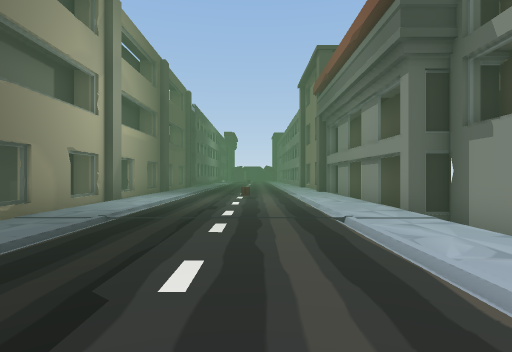
view 1 (above)

17 first-person views from a walk through a scene from a Unity 3-D project. The camera is 1.3 m above the floor, looks level and sees 80° across. The floor is counted in squares, 2 m on a side. Each view is taken from the middle of a square. On the plan, view 1 faces up. The plan holds only what a view shows up to about 10 squares ahead; the rest is blank. The place goes on beyond the plan. The player character is not drawn. Some animated figures are left out. Some surface patterns are stand-ins.

view 2
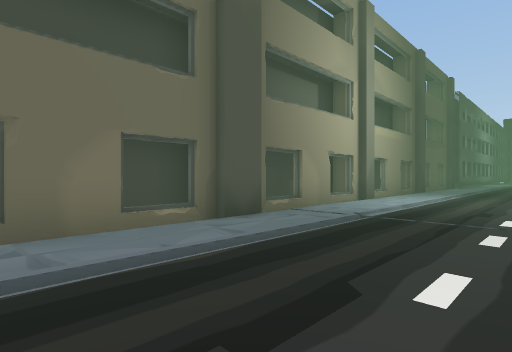

view 3
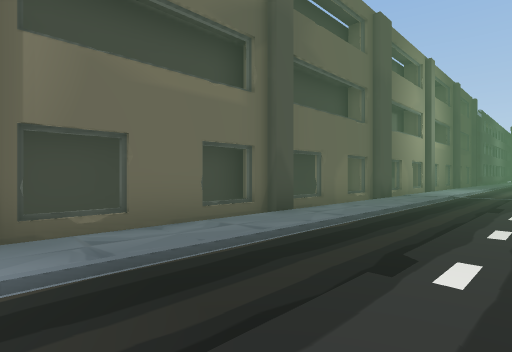

view 4
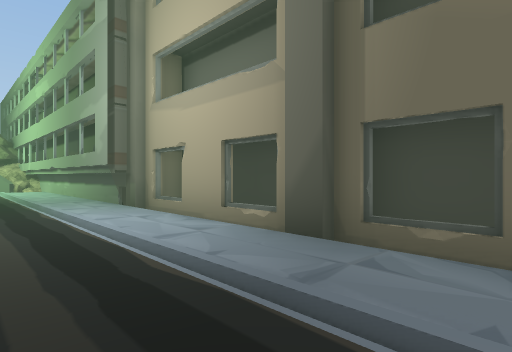

view 5
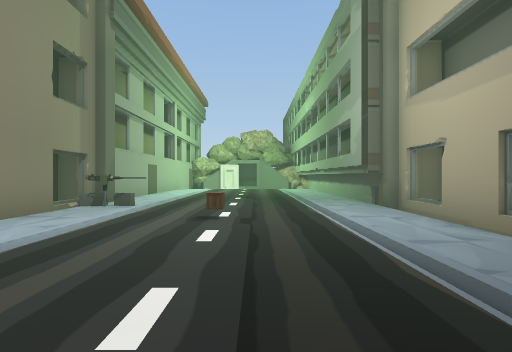

view 6
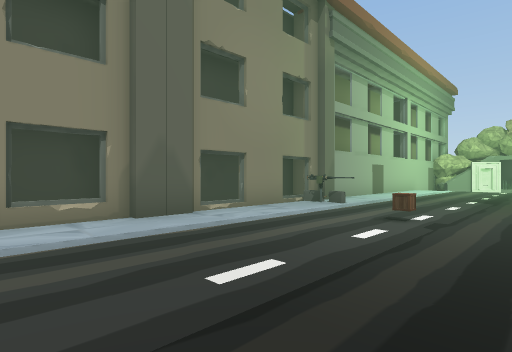

view 7
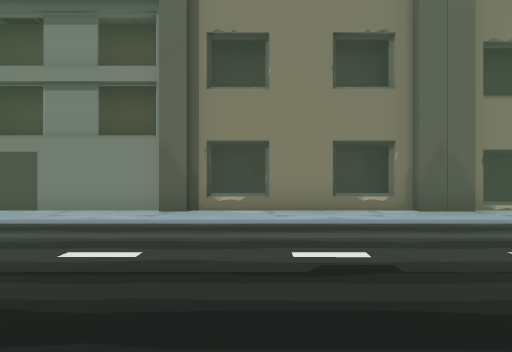

view 8
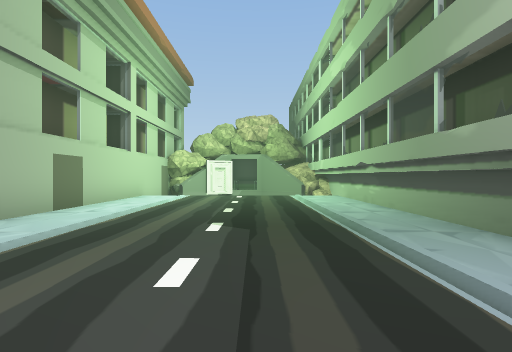

view 9
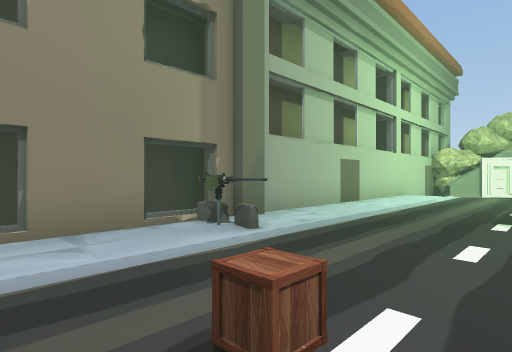

view 10
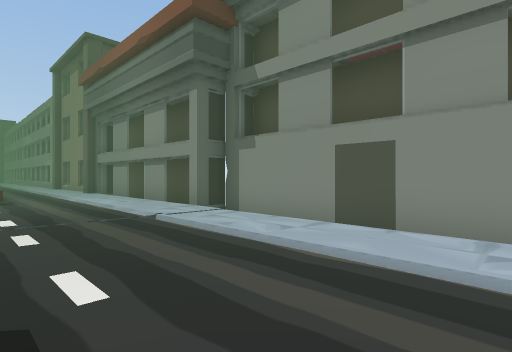

view 11
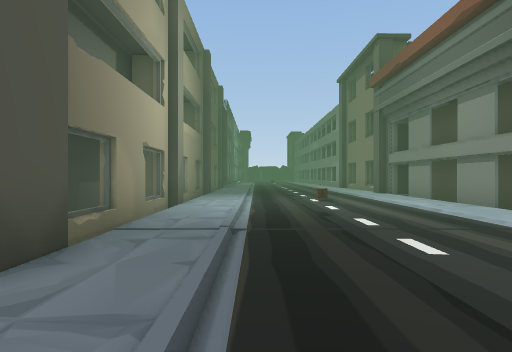

view 12
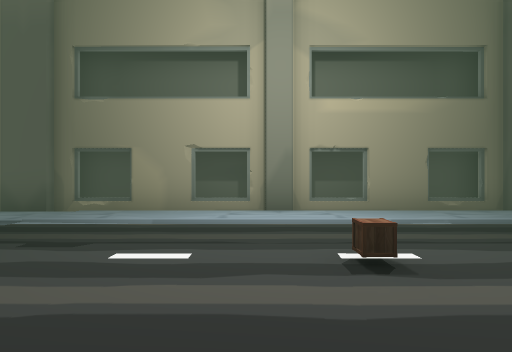

view 13
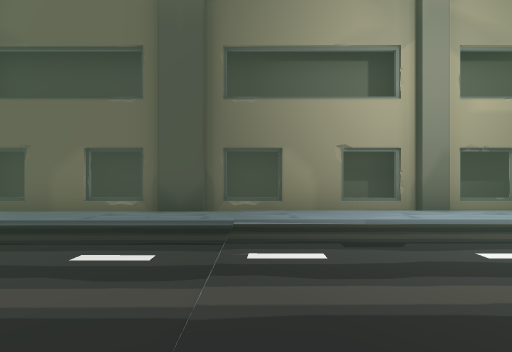

view 14
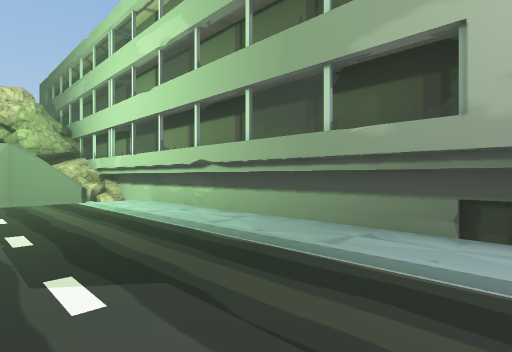

view 15
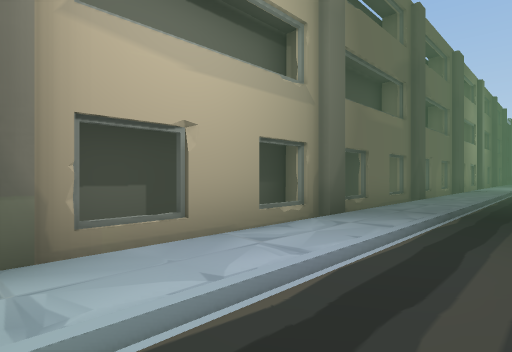

view 16
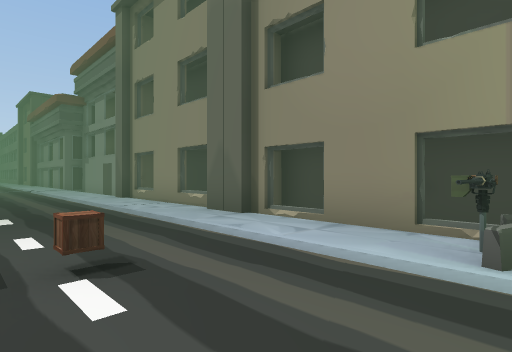

view 17
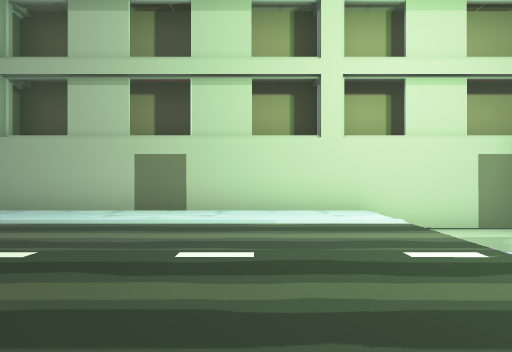

### Floor plan
Key: @ floor where view 1 was taken; # wall or solid block; . main floor; - floor 0.75 m lower than the main floor; / step, stairs or slope; v drop or lower ground; O other object.
Columns run from 5 left of view 1 to 4 right of it. Each row starts with its distance up from view 1.
 11 ##......#v
 10 #v......#v
  9 ##...O../
  8 ##......#v
  7 #v....../
  6 #-......#v
  5 #v....../#
  4 ##....../#
  3 ##....../#
  2 #v....../#
  1 #-....../#
  0 #v...@../#
 -1 ##....../#
 -2 ##......##
 -3 #v......v#
 -4 #-......##
 -5 #v......v#
 -6 ##......##
 -7 #v......##
 -8 ##......v#
 -9 ##...O..##
-10 #v......v#
-11 v#.....O##
-12  #......#v
-13  #......#v
-14  #......#v
-15  #......#v
-16  #......#v
-17  #......#v
-18  #......#v
-19  #vvvvvv#v
-20  v     vvv
-21 O#v    vv

Positions as (right, up) in squares from view 1, and headings:
1: (0, 0), facing up
2: (0, 0), facing up-left
3: (0, -6), facing up-left
4: (-1, -4), facing down-left
5: (-1, -4), facing down
6: (-2, -4), facing down-right
7: (-3, -3), facing right
8: (-1, -9), facing down
9: (-1, -8), facing down-right
10: (-1, 0), facing up-right
11: (-2, 1), facing up
12: (2, 8), facing left
13: (2, 5), facing left
14: (0, -11), facing down-left
15: (-1, -11), facing up-left
16: (-1, -11), facing up-right
17: (-3, -17), facing right
